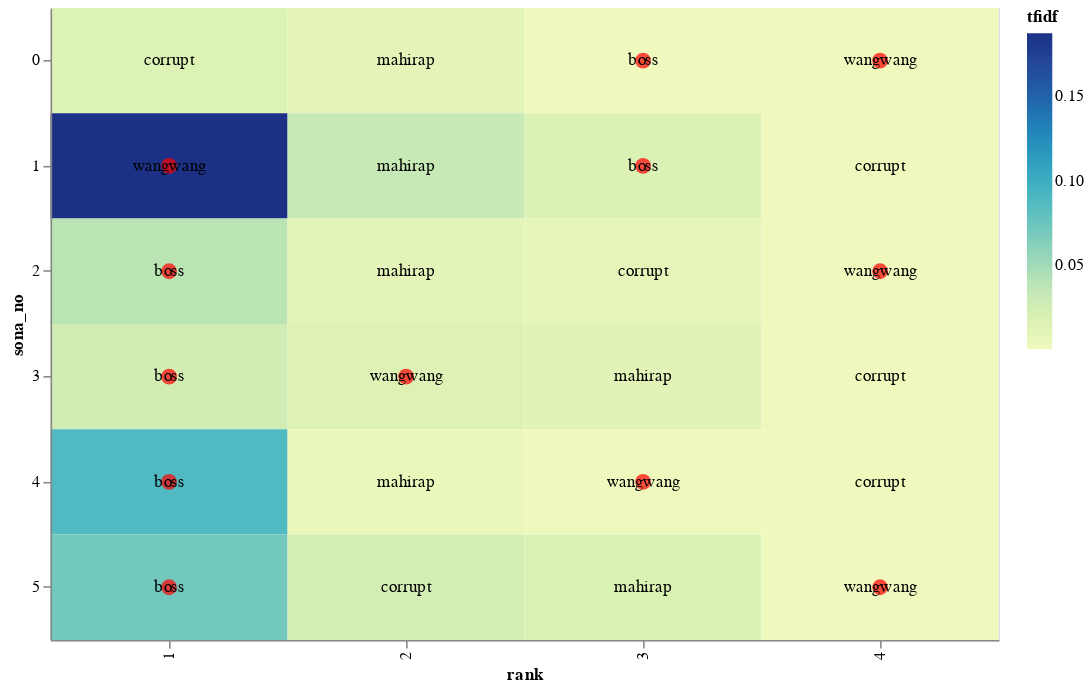

Notebook cell for this chart:
### Markdown cell above
## Chart it

### Code cell
# # Terms in this list will get a red dot in the visualization
term_list = ['boss', 'wangwang'] # you can change this

# adding a little randomness to break ties in term ranking
top_tfidf_plusRand = top_tfidf.copy()
top_tfidf_plusRand['tfidf'] = top_tfidf_plusRand['tfidf'] + np.random.rand(top_tfidf.shape[0])*0.0001

# base for all visualizations, with rank calculation
base = alt.Chart(top_tfidf_plusRand).encode(
    x = 'rank:O',
    y = 'sona_no:N'
).transform_window(
    rank = "rank()",
    sort = [alt.SortField("tfidf", order="descending")],
    groupby = ["sona_no"],
)

# heatmap specification
heatmap = base.mark_rect().encode(
    color = 'tfidf:Q'
)

# red circle over terms in above list
circle = base.mark_circle(size=100).encode(
    color = alt.condition(
        alt.FieldOneOfPredicate(field='term', oneOf=term_list),
        alt.value('red'),
        alt.value('#FFFFFF00')        
    )
)

# text labels, white for darker heatmap colors
text = base.mark_text(baseline='middle').encode(
    text = 'term:N',
    color = alt.condition(alt.datum.tfidf >= 0.23, alt.value('white'), alt.value('black'))
)

# display the three superimposed visualizations
(heatmap + circle + text).properties(width = 600, height=400)

### Figure 1 — Vega-Lite specification as saved in the notebook (floating-point values rounded to 4 significant figures)
{"config": {"view": {"continuousWidth": 400, "continuousHeight": 300}}, "layer": [{"mark": "rect", "encoding": {"color": {"field": "tfidf", "type": "quantitative"}, "x": {"field": "rank", "type": "ordinal"}, "y": {"field": "sona_no", "type": "nominal"}}, "transform": [{"window": [{"op": "rank", "field": "", "as": "rank"}], "groupby": ["sona_no"], "sort": [{"field": "tfidf", "order": "descending"}]}]}, {"mark": {"type": "circle", "size": 100}, "encoding": {"color": {"condition": {"value": "red", "test": {"field": "term", "oneOf": ["boss", "wangwang"]}}, "value": "#FFFFFF00"}, "x": {"field": "rank", "type": "ordinal"}, "y": {"field": "sona_no", "type": "nominal"}}, "transform": [{"window": [{"op": "rank", "field": "", "as": "rank"}], "groupby": ["sona_no"], "sort": [{"field": "tfidf", "order": "descending"}]}]}, {"mark": {"type": "text", "baseline": "middle"}, "encoding": {"color": {"condition": {"value": "white", "test": "(datum.tfidf >= 0.23)"}, "value": "black"}, "text": {"field": "term", "type": "nominal"}, "x": {"field": "rank", "type": "ordinal"}, "y": {"field": "sona_no", "type": "nominal"}}, "transform": [{"window": [{"op": "rank", "field": "", "as": "rank"}], "groupby": ["sona_no"], "sort": [{"field": "tfidf", "order": "descending"}]}]}], "data": {"name": "data-ab936a8853129f000a5c586df65aa210"}, "height": 400, "width": 600, "$schema": "https://vega.github.io/schema/vega-lite/v4.17.0.json", "datasets": {"data-ab936a8853129f000a5c586df65aa210": [{"sona_no": 0, "term": "corrupt", "tfidf": 0.01686}, {"sona_no": 0, "term": "mahirap", "tfidf": 0.0108}, {"sona_no": 0, "term": "boss", "tfidf": 3.575e-05}, {"sona_no": 0, "term": "wangwang", "tfidf": 6.582e-06}, {"sona_no": 1, "term": "wangwang", "tfidf": 0.1877}, {"sona_no": 1, "term": "mahirap", "tfidf": 0.03129}, {"sona_no": 1, "term": "boss", "tfidf": 0.01812}, {"sona_no": 1, "term": "corrupt", "tfidf": 5.401e-05}, {"sona_no": 2, "term": "boss", "tfidf": 0.03869}, {"sona_no": 2, "term": "mahirap", "tfidf": 0.0112}, {"sona_no": 2, "term": "corrupt", "tfidf": 0.008798}, {"sona_no": 2, "term": "wangwang", "tfidf": 2.877e-05}, {"sona_no": 3, "term": "boss", "tfidf": 0.0248}, {"sona_no": 3, "term": "wangwang", "tfidf": 0.01584}, {"sona_no": 3, "term": "mahirap", "tfidf": 0.01293}, {"sona_no": 3, "term": "corrupt", "tfidf": 8.521e-05}, {"sona_no": 4, "term": "boss", "tfidf": 0.08805}, {"sona_no": 4, "term": "mahirap", "tfidf": 0.005519}, {"sona_no": 4, "term": "wangwang", "tfidf": 7.749e-05}, {"sona_no": 4, "term": "corrupt", "tfidf": 5.656e-05}, {"sona_no": 5, "term": "boss", "tfidf": 0.07111}, {"sona_no": 5, "term": "corrupt", "tfidf": 0.02403}, {"sona_no": 5, "term": "mahirap", "tfidf": 0.0193}, {"sona_no": 5, "term": "wangwang", "tfidf": 9.816e-05}]}}
